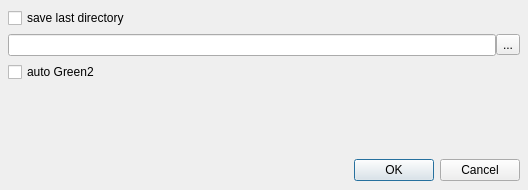
<?xml version="1.0" encoding="UTF-8"?>
<ui version="4.0">
 <class>SettingsDialog</class>
 <widget class="QDialog" name="SettingsDialog">
  <property name="geometry">
   <rect>
    <x>0</x>
    <y>0</y>
    <width>528</width>
    <height>190</height>
   </rect>
  </property>
  <property name="windowTitle">
   <string>Settings</string>
  </property>
  <layout class="QVBoxLayout" name="verticalLayout_2">
   <property name="leftMargin">
    <number>6</number>
   </property>
   <property name="topMargin">
    <number>6</number>
   </property>
   <property name="rightMargin">
    <number>6</number>
   </property>
   <property name="bottomMargin">
    <number>2</number>
   </property>
   <item>
    <layout class="QVBoxLayout" name="verticalLayout">
     <property name="spacing">
      <number>6</number>
     </property>
     <property name="leftMargin">
      <number>2</number>
     </property>
     <property name="topMargin">
      <number>2</number>
     </property>
     <property name="rightMargin">
      <number>2</number>
     </property>
     <property name="bottomMargin">
      <number>2</number>
     </property>
     <item>
      <widget class="QCheckBox" name="chbSaveLastDir">
       <property name="text">
        <string>save last directory</string>
       </property>
      </widget>
     </item>
     <item>
      <layout class="QHBoxLayout" name="horizontalLayout">
       <property name="spacing">
        <number>0</number>
       </property>
       <item>
        <widget class="QLineEdit" name="edtSaveLastDir"/>
       </item>
       <item>
        <widget class="QToolButton" name="btnOpenLastDir">
         <property name="text">
          <string>...</string>
         </property>
        </widget>
       </item>
      </layout>
     </item>
     <item>
      <widget class="QCheckBox" name="chbAutoGreen2">
       <property name="text">
        <string>auto Green2</string>
       </property>
      </widget>
     </item>
     <item>
      <spacer name="verticalSpacer">
       <property name="orientation">
        <enum>Qt::Vertical</enum>
       </property>
       <property name="sizeHint" stdset="0">
        <size>
         <width>20</width>
         <height>40</height>
        </size>
       </property>
      </spacer>
     </item>
     <item>
      <layout class="QHBoxLayout">
       <property name="spacing">
        <number>6</number>
       </property>
       <property name="leftMargin">
        <number>0</number>
       </property>
       <property name="topMargin">
        <number>0</number>
       </property>
       <property name="rightMargin">
        <number>0</number>
       </property>
       <property name="bottomMargin">
        <number>0</number>
       </property>
       <item>
        <spacer>
         <property name="orientation">
          <enum>Qt::Horizontal</enum>
         </property>
         <property name="sizeHint" stdset="0">
          <size>
           <width>131</width>
           <height>31</height>
          </size>
         </property>
        </spacer>
       </item>
       <item>
        <widget class="QPushButton" name="okButton">
         <property name="text">
          <string>OK</string>
         </property>
        </widget>
       </item>
       <item>
        <widget class="QPushButton" name="cancelButton">
         <property name="text">
          <string>Cancel</string>
         </property>
        </widget>
       </item>
      </layout>
     </item>
    </layout>
   </item>
  </layout>
 </widget>
 <resources/>
 <connections>
  <connection>
   <sender>okButton</sender>
   <signal>clicked()</signal>
   <receiver>SettingsDialog</receiver>
   <slot>accept()</slot>
   <hints>
    <hint type="sourcelabel">
     <x>278</x>
     <y>253</y>
    </hint>
    <hint type="destinationlabel">
     <x>96</x>
     <y>254</y>
    </hint>
   </hints>
  </connection>
  <connection>
   <sender>cancelButton</sender>
   <signal>clicked()</signal>
   <receiver>SettingsDialog</receiver>
   <slot>reject()</slot>
   <hints>
    <hint type="sourcelabel">
     <x>369</x>
     <y>253</y>
    </hint>
    <hint type="destinationlabel">
     <x>179</x>
     <y>282</y>
    </hint>
   </hints>
  </connection>
 </connections>
</ui>
